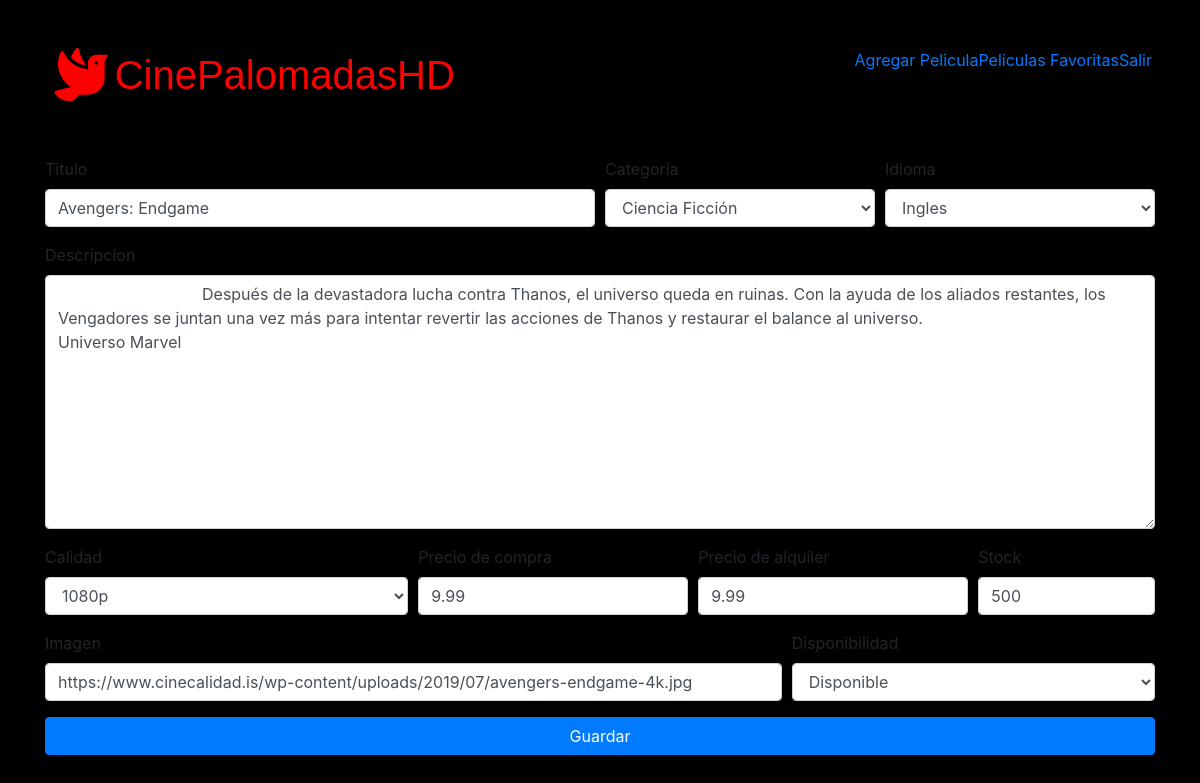
/Pelicula/update&id=4 (signed in), run on the app's committed database.
### tables this page shows
CREATE TABLE `peliculas` (
  `idPelicula` int(11) NOT NULL,
  `nombre` varchar(100) NOT NULL,
  `descripcion` text NOT NULL,
  `idCategoria` int(11) NOT NULL,
  `idioma` varchar(25) NOT NULL,
  `idCalidad` int(11) NOT NULL,
  `precioCompra` decimal(3,2) NOT NULL,
  `precioAlquiler` decimal(3,2) NOT NULL,
  `stock` int(11) NOT NULL,
  `imagen` text NOT NULL,
  `disponibilidad` tinyint(1) NOT NULL
);

### controllers/PeliculaController.php (called while the page is built, shortened)
<?php
class PeliculaController
{
    public function update()
    {
        require_once "models/Pelicula.php";
        $pelicula = new Pelicula();
        $calidad = $pelicula->getCalidad();
        $categoria = $pelicula->getCategorias();
        $idiomas = $pelicula->getIdiomas();
        $disponibles = $pelicula->getDiponibilidades();
        $pelicula->set_Id_Pelicula($_GET["id"]);
        $peli = $pelicula->Search();
        require_once "views/updateMovie.php";
    }
}

### database/Conexion.php (called while the page is built, shortened)
<?php
class Conexion
{
    public function __construct()
    {
        try {
            $this->conn = new PDO("mysql:host=".DB_HOST.";dbname=".DB_NAME."", DB_USER, DB_PASSWORD);
            $this->conn->setAttribute(PDO::ATTR_ERRMODE, PDO::ERRMODE_EXCEPTION);
            $this->conn->exec("SET CHARACTER SET ".DB_CHARSET);
            return $this->conn;
        } catch (Exception $e) {
            print "!Error¡: " . $e->getMessage() . "</br>";
            die();
        }
    }
}

### models/Pelicula.php (called while the page is built, shortened)
<?php
require_once 'database/Conexion.php';
class Pelicula extends Conexion
{
    private $idPelicula;
    public function set_Id_Pelicula($idPelicula)
    {
        $this->idPelicula = $idPelicula;
    }
    public function get_Id_Pelicula()
    {
        return $this->idPelicula;
    }
    public function getCalidad()
    {
        $sql_leer = "SELECT * FROM calidad";
        $list = $this->conn->prepare($sql_leer);
        $list->execute();
        $resultado = $list->fetchAll(PDO::FETCH_ASSOC);
        return $resultado;
    }
    public function getCategorias()
    {
        $sql_leer = "SELECT * FROM categoria";
        $list = $this->conn->prepare($sql_leer);
        $list->execute();
        $resultado = $list->fetchAll(PDO::FETCH_ASSOC);
        return $resultado;
    }
    public function getIdiomas()
    {
        $idiomas = array("Español", "Ingles", "Frances", "Italiano", "Portugues");
        return $idiomas;
    }
    public function getDiponibilidades()
    {
        $disponibilidades = [
            array(
                "id" => 1,
                "title" => "Disponible"
            ),
            array(
                "id" => 0,
                "title" => "No disponible"
            )
        ];
        return $disponibilidades;
    }
    public function Search()
    {
        $sql = "SELECT * FROM ((peliculas INNER JOIN calidad ON peliculas.idCalidad = calidad.idCalidad) INNER JOIN categoria ON peliculas.idCategoria = categoria.idCategoria) WHERE idPelicula = ?";
        $stmt = $this->conn->prepare($sql);
        $result = $stmt->execute(array($this->get_Id_Pelicula()));
        $result = $stmt->fetch(PDO::FETCH_ASSOC);
        return $result;
    }
}

### views/updateMovie.php (the view, shortened to what this page needs)
<div class="container mb-4">
    <form method="POST">
        <div class="form-row">
            <div class="form-group col-md-6">
                <label for="titulo">Titulo</label>
                <input type="text" name="titulo" class="form-control" placeholder="Ingrese el titulo de la pelicula" required value="<?= $peli["nombre"] ?>">
            </div>
            <div class="form-group col-md-3">
                <label for="Categoria">Categoria</label>
                <select name="categoria" class="form-control">
                    <?php foreach ($categoria as $key) : ?>
                        <?php if ($key["idCategoria"] == $peli["idCategoria"]) : ?>
                            <option value="<?= $key["idCategoria"] ?>" selected>
                                <?= $key["nombreCategoria"] ?>
                            </option>
                        <?php endif ?>
                    <?php endforeach ?>
                </select>
            </div>
            <div class="form-group col-md-3">
                <label for="idioma">Idioma</label>
                <select name="idioma" class="form-control">
                    <?php foreach ($idiomas as $key) : ?>
                        <?php if ($key == $peli["idioma"]) : ?>
                            <option value="<?= $key ?>" selected>
                                <?= $key ?>
                            </option>
                        <?php endif ?>
                    <?php endforeach ?>
                </select>
            </div>
        </div>
        <div class="form-group">
            <label for="descripcion">Descripcion</label>
            <textarea name="descripcion" cols="30" rows="10" class="form-control" placeholder="Descripcion" required>
                <?= $peli["descripcion"] ?>
            </textarea>
        </div>
        <div class="form-row">
            <div class="form-group col-md-4">
                <label for="Calidad">Calidad</label>
                <select name="calidad" class="form-control">
                    <?php foreach ($calidad as $key) : ?>
                        <?php if ($key["calidad"] == $peli["calidad"]) : ?>
                            <option value="<?= $key["idCalidad"] ?>" selected>
                                <?= $key["calidad"] ?>
                            </option>
                        <?php endif ?>
                    <?php endforeach ?>
                </select>
            </div>
            <div class="form-group col-md-3">
                <label for="PrecioCompra">Precio de compra</label>
                <input type="number" name="P_compra" id="" class="form-control" placeholder="Ingrese precio de compra" required value="<?= $peli["precioCompra"] ?>">
            </div>
            <div class="form-group col-md-3">
                <label for="PrecioAlquiler">Precio de alquiler</label>
                <input type="number" name="P_alquiler" id="" class="form-control" placeholder="Ingrese precio de alquiler" required value="<?= $peli["precioAlquiler"] ?>">
            </div>
            <div class="form-group col-md-2">
                <label for="stock">Stock</label>
                <input placeholder="Stock" type="number" name="stock" class="form-control" required value="<?= $peli["stock"] ?>">
            </div>
        </div>
        <div class="form-row">
            <div class="form-group col-md-8">
                <label for="imagen">Imagen</label>
                <input type="text" placeholder="imagen" name="imagen" class="form-control" required" value="<?= $peli["imagen"] ?>">
            </div>
            <div class="form-group col-md-4">
                <label for="disponibilidad">Disponibilidad</label>
                <select name="disponibilidad" class="form-control">
                    <?php foreach ($disponibles as $key) : ?>
                        <?php if ($key["id"] == $peli["disponibilidad"]) : ?>
                            <option value="<?= $key["id"] ?>" selected>
                                <?= $key["title"] ?>
                            </option>
                        <?php endif ?>
                    <?php endforeach ?>
                </select>
            </div>
        </div>
        <button type="submit" class="btn btn-primary btn-block">Guardar</button>
    </form>
</div>

### assets/css/style.css (style rules this page uses)
html { scroll-behavior: smooth; }
body { margin: 0; background-color: #000; }

### data on the page
peliculas: titulo "Avengers: Endgame", idioma "Ingles", descripcion "Después de la devastadora lucha contra Thanos, el universo queda en ruinas. Con la ayuda de los aliados restantes, los Vengadores se juntan una vez más para intentar revertir las acciones de Thanos y restaurar el balance al universo. Universo Marvel", P_compra "9.99", P_alquiler "9.99", stock "500", imagen "https://www.cinecalidad.is/wp-content/uploads/2019/07/avengers-endgame-4k.jpg", disponibilidad "Disponible"

### other printed values
form field categoria "Ciencia Ficción"
form field calidad "1080p"
